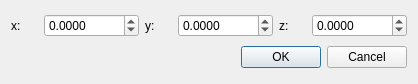
<?xml version="1.0" encoding="UTF-8"?>
<ui version="4.0">
 <class>TranslateDialog</class>
 <widget class="QDialog" name="TranslateDialog">
  <property name="geometry">
   <rect>
    <x>0</x>
    <y>0</y>
    <width>418</width>
    <height>84</height>
   </rect>
  </property>
  <property name="windowTitle">
   <string>Translate</string>
  </property>
  <layout class="QVBoxLayout" name="verticalLayout">
   <item>
    <layout class="QHBoxLayout" name="horizontalLayout_4">
     <item>
      <layout class="QHBoxLayout" name="horizontalLayout">
       <item>
        <widget class="QLabel" name="label">
         <property name="text">
          <string>x:</string>
         </property>
        </widget>
       </item>
       <item>
        <widget class="QDoubleSpinBox" name="x">
         <property name="decimals">
          <number>4</number>
         </property>
         <property name="minimum">
          <double>-10000.000000000000000</double>
         </property>
         <property name="maximum">
          <double>10000.000000000000000</double>
         </property>
         <property name="singleStep">
          <double>0.100000000000000</double>
         </property>
        </widget>
       </item>
      </layout>
     </item>
     <item>
      <layout class="QHBoxLayout" name="horizontalLayout_2">
       <item>
        <widget class="QLabel" name="label_2">
         <property name="text">
          <string>y:</string>
         </property>
        </widget>
       </item>
       <item>
        <widget class="QDoubleSpinBox" name="y">
         <property name="decimals">
          <number>4</number>
         </property>
         <property name="minimum">
          <double>-10000.000000000000000</double>
         </property>
         <property name="maximum">
          <double>10000.000000000000000</double>
         </property>
         <property name="singleStep">
          <double>0.100000000000000</double>
         </property>
        </widget>
       </item>
      </layout>
     </item>
     <item>
      <layout class="QHBoxLayout" name="horizontalLayout_3">
       <item>
        <widget class="QLabel" name="label_3">
         <property name="text">
          <string>z:</string>
         </property>
        </widget>
       </item>
       <item>
        <widget class="QDoubleSpinBox" name="z">
         <property name="decimals">
          <number>4</number>
         </property>
         <property name="minimum">
          <double>-10000.000000000000000</double>
         </property>
         <property name="maximum">
          <double>10000.000000000000000</double>
         </property>
         <property name="singleStep">
          <double>0.100000000000000</double>
         </property>
        </widget>
       </item>
      </layout>
     </item>
    </layout>
   </item>
   <item>
    <widget class="QDialogButtonBox" name="buttonBox">
     <property name="orientation">
      <enum>Qt::Horizontal</enum>
     </property>
     <property name="standardButtons">
      <set>QDialogButtonBox::Cancel|QDialogButtonBox::Ok</set>
     </property>
    </widget>
   </item>
  </layout>
 </widget>
 <resources/>
 <connections>
  <connection>
   <sender>buttonBox</sender>
   <signal>accepted()</signal>
   <receiver>TranslateDialog</receiver>
   <slot>accept()</slot>
   <hints>
    <hint type="sourcelabel">
     <x>248</x>
     <y>254</y>
    </hint>
    <hint type="destinationlabel">
     <x>157</x>
     <y>274</y>
    </hint>
   </hints>
  </connection>
  <connection>
   <sender>buttonBox</sender>
   <signal>rejected()</signal>
   <receiver>TranslateDialog</receiver>
   <slot>reject()</slot>
   <hints>
    <hint type="sourcelabel">
     <x>316</x>
     <y>260</y>
    </hint>
    <hint type="destinationlabel">
     <x>286</x>
     <y>274</y>
    </hint>
   </hints>
  </connection>
 </connections>
</ui>
